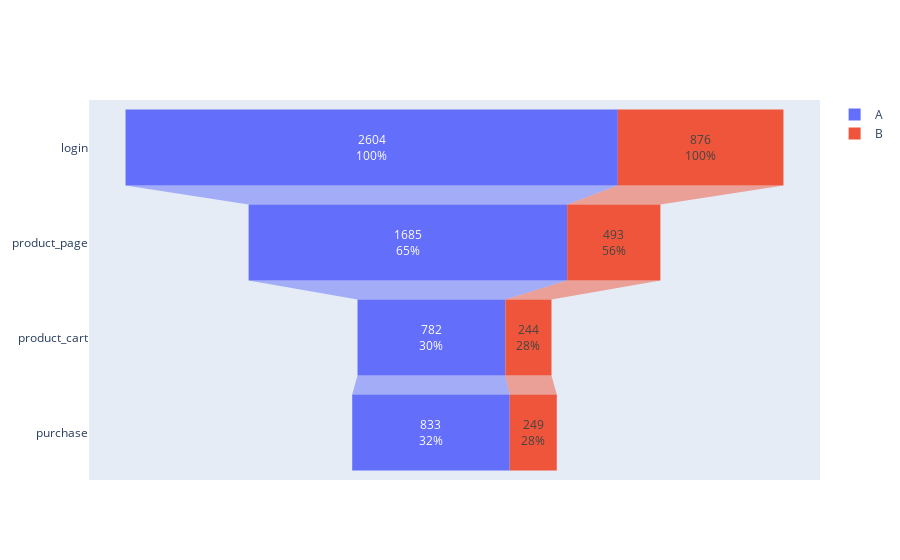

Here is the notebook cell this chart was saved with:
### Code cell
# строим воронку событий и считаем долю пользователей,которые проходят на следующий шаг воронки от первого шага
fig = go.Figure()

fig.add_trace(go.Funnel(
    name = 'A',
    y = ['login', 'product_page', 'product_cart','purchase'],
    x = [tabl.query('event_name == "login" and group=="A"')['qual'].sum(),\
         tabl.query('event_name == "product_page" and group=="A"')['qual'].sum(),\
         tabl.query('event_name == "product_cart" and group=="A"')['qual'].sum(),\
         tabl.query('event_name == "purchase" and group=="A"')['qual'].sum()],
         textposition = "inside",
         textinfo = "value+percent initial"))

fig.add_trace(go.Funnel(
    name = 'B',
    y = ['login', 'product_page', 'product_cart','purchase'],
    x = [tabl.query('event_name == "login" and group=="B"')['qual'].sum(),\
         tabl.query('event_name == "product_page" and group=="B"')['qual'].sum(),\
         tabl.query('event_name == "product_cart" and group=="B"')['qual'].sum(),\
         tabl.query('event_name == "purchase" and group=="B"')['qual'].sum()],
    textposition = "inside",
    textinfo = "value+percent initial"))

### Figure 1 — Plotly figure (JSON) as saved in the notebook; plotly's stock layout.template omitted (floating-point values rounded to 4 significant figures)
{"data": [{"name": "A", "textinfo": "value+percent initial", "textposition": "inside", "type": "funnel", "x": [2604, 1685, 782, 833], "y": ["login", "product_page", "product_cart", "purchase"]}, {"name": "B", "textinfo": "value+percent initial", "textposition": "inside", "type": "funnel", "x": [876, 493, 244, 249], "y": ["login", "product_page", "product_cart", "purchase"]}], "layout": {}}
